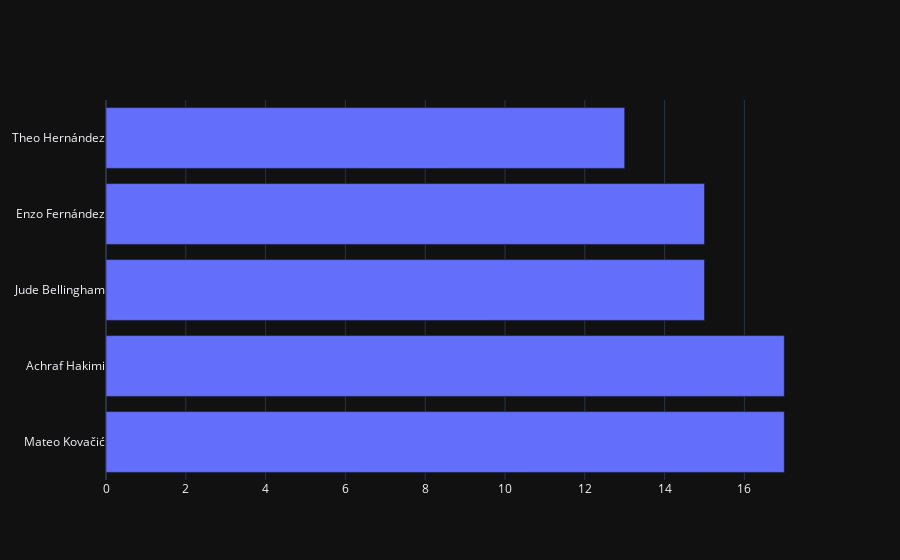

The notebook cell saved with this chart:
### Code cell
fig = go.Figure()

fig.add_bar(x=defence_stats['tackles_won'][:5], y=defence_stats['player'][:5], orientation='h')

fig.show()

### Figure 1 — Plotly figure (JSON) as saved in the notebook; plotly's stock layout.template omitted (floating-point values rounded to 4 significant figures)
{"data": [{"orientation": "h", "x": [17, 17, 15, 15, 13], "y": ["Mateo Kovačić", "Achraf Hakimi", "Jude Bellingham", "Enzo Fernández", "Theo Hernández"], "type": "bar"}], "layout": {}}
